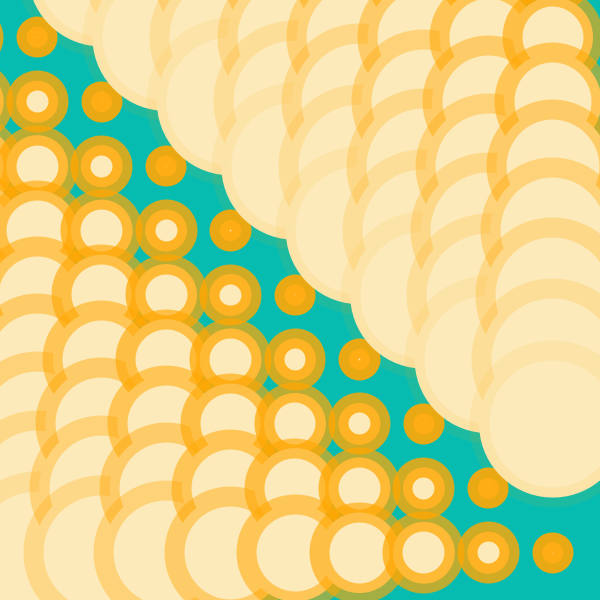
Frame 1 (no input)
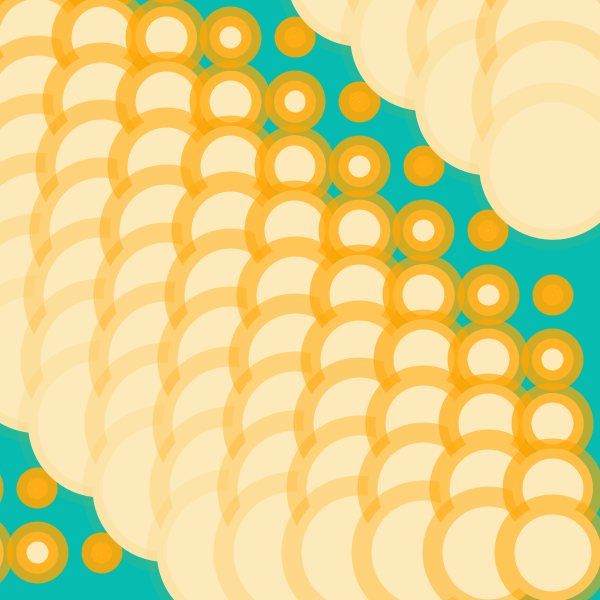
Frame 60 (the mouse pressed at the canvas centre just before this capture)
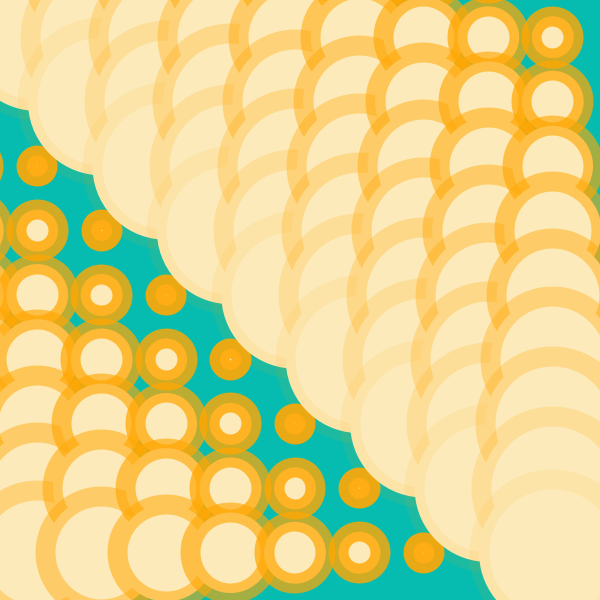
Frame 120 (the mouse held since frame 60 and released just before this capture)

The Processing sketch that drew these frames (run headless with seeded random() and noise(); from frame 60 on, the mouse is pressed at the canvas centre):

// Processing sketch: processing_151641
// ── processing_151641.pde

/*
 * Creative Coding
 * Week 2, 06 - Moving Patterns 2
 * by Indae Hwang and Jon McCormack
 * Copyright (c) 2014 Monash University
 *
 * Similar to the previous sketch, this sketch draws a grid of oscillating circles. Each circle has a "lifetime"
 * over which it grows and changes intensity and opacity. At the end of each lifetime the circle begins again.
 * Pressing the left and right arrow keys changes the lifetime of all the circles globally.
 * 
 */

// variable used to store the current frame rate value
int frame_rate_value;

void setup() {

  // make the display window the full size of the screen
  size(600, 600); //changed for easier viewing

  frame_rate_value = 11; //any framerate above 12 seems to cancel out having the wavy across movement 
  rectMode(CENTER);
  background(0);
}


void draw() {

  background(#06BCB1);

  int num = 10;
  int margin = 10;
  float gutter = -10; //distance between each cell
  float cellsize = ( width - (2 * margin) - gutter * (num - 1) ) / (num - 1);

  int circleNumber = 2; // counter
  for (int i=0; i<num; i++) {
    for (int j=0; j<num; j++) {
      circleNumber = (i * num) + j; // different way to calculate the circle number from w2_04

      float tx = margin + cellsize * i + gutter * i;
      float ty = margin + cellsize * j + gutter * j;

      movingCircle(tx, ty, cellsize, circleNumber);
    }
  }
} //end of draw 


void movingCircle(float x, float y, float size, int offset) {

  float circlePeriod = (float)frame_rate_value;
  float circleAge = (float)((frameCount + offset) % (int)circlePeriod) / circlePeriod;

  float circleSize = size * 2.0 * sin(circleAge * HALF_PI);

  strokeWeight(20); //thickness of line that makes the circles
  stroke(#FFA703, lerp(255, 0, circleAge));//stroke circle outline colour 
  fill(#FCEABA); //fill for inside the circle
  ellipse (x-size/2, y-size/2, circleSize, circleSize);
}


/*
 * mousePressed function
 *
 * called automatically by Processing when the mouse is pressed either left or right
 */
void mousePressed() {
 
  // right of middle -- increase frame_rate_value
  if (mouseX > width/2  && frame_rate_value < 120) {
    frame_rate_value++;
  }
 
  // left of middle -- decrease frame_rate_value
  if ( mouseX < width/2 && frame_rate_value > 2) {
    frame_rate_value--;
  }
 
  // print the current value on the screen
 // println("Current frame Rate is: " + frame_rate_value); //mouse clicking seems to only move the frame rate up and then everything just looks like you're on acid in a bad motel bathroom 
}
